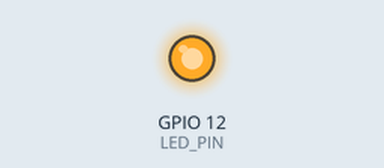
Bench run of a program on a simulated ESP32-C3. Shown: output pins drawn as LEDs (lit = HIGH). WiFi joins after 1.5 s; servers stay silent unless stated; what the program prints to the serial monitor is not drawn.

Above: at 4.0 s.
At 9.6 s:
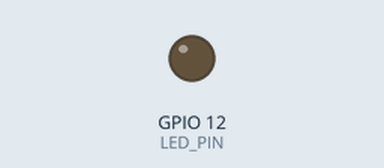
Timing chart, 0 to 10.3 s (numbered marks = the images above):
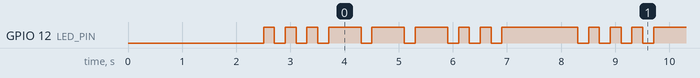

The program:

main.cpp
```cpp
#include <Arduino.h>
#include <WiFi.h>
#include <WiFiManager.h>
#include <ArduinoOTA.h>

#define LED_PIN 12   // Built-in LED ESP32-C3 biasanya GPIO8

WiFiManager wm;

/* ===============================
   MORSE CONFIG
================================= */
const int dotTime = 200;
const int dashTime = dotTime * 3;
const int symbolSpace = dotTime;
const int letterSpace = dotTime * 3;
const int wordSpace = dotTime * 7;

// Morse pattern untuk SOS (... --- ...)
const char* morsePattern = "...---...";
int morseIndex = 0;

unsigned long previousMillis = 0;
bool ledState = false;
int currentDelay = dotTime;

/* ===============================
   OTA SETUP
================================= */
void setupOTA() {
  ArduinoOTA.setHostname("ESP32C3-SOS");

  ArduinoOTA.onStart([]() {
    Serial.println("Start OTA Update");
  });

  ArduinoOTA.onEnd([]() {
    Serial.println("\nOTA Finished");
  });

  ArduinoOTA.onProgress([](unsigned int progress, unsigned int total) {
    Serial.printf("Progress: %u%%\r", (progress * 100) / total);
  });

  ArduinoOTA.onError([](ota_error_t error) {
    Serial.printf("Error[%u]\n", error);
  });

  ArduinoOTA.begin();
}

/* ===============================
   NON-BLOCKING MORSE
================================= */
void handleMorse() {
  unsigned long currentMillis = millis();

  if (currentMillis - previousMillis >= currentDelay) {
    previousMillis = currentMillis;

    if (ledState) {
      digitalWrite(LED_PIN, LOW);
      ledState = false;
      currentDelay = symbolSpace;
    } else {
      char symbol = morsePattern[morseIndex];

      if (symbol == '.') {
        digitalWrite(LED_PIN, HIGH);
        currentDelay = dotTime;
      }
      else if (symbol == '-') {
        digitalWrite(LED_PIN, HIGH);
        currentDelay = dashTime;
      }

      ledState = true;
      morseIndex++;

      if (morseIndex >= strlen(morsePattern)) {
        morseIndex = 0;
        currentDelay = wordSpace;
      }
    }
  }
}

/* ===============================
   SETUP
================================= */
void setup() {
  Serial.begin(115200);
  delay(1000);

  Serial.println("\nBooting...");
  Serial.println("Reset reason: " + String(esp_reset_reason()));

  pinMode(LED_PIN, OUTPUT);

  wm.setConfigPortalTimeout(180);

  Serial.println("Connecting to WiFi...");

  if (!wm.autoConnect("ESP32C3-Setup")) {
    Serial.println("WiFi failed. Starting config portal.");
    wm.startConfigPortal("ESP32C3-Setup");
  }

  Serial.println("WiFi Connected!");
  Serial.print("IP Address: ");
  Serial.println(WiFi.localIP());

  setupOTA();
}

/* ===============================
   LOOP
================================= */
void loop() {
  ArduinoOTA.handle();
  handleMorse();
}
```

Measured:
- by itself, GPIO 12 (LED_PIN): repeats every 6.0 s: 2 × (LOW 0.20 s, HIGH 0.20 s), 3 × (LOW 0.20 s, HIGH 0.60 s), 2 × (LOW 0.20 s, HIGH 0.20 s), LOW 0.20 s, HIGH 1.4 s, LOW 0.20 s, HIGH 0.20 s
- by itself, everything shown: repeats every 6.0 s, in 18 steps
